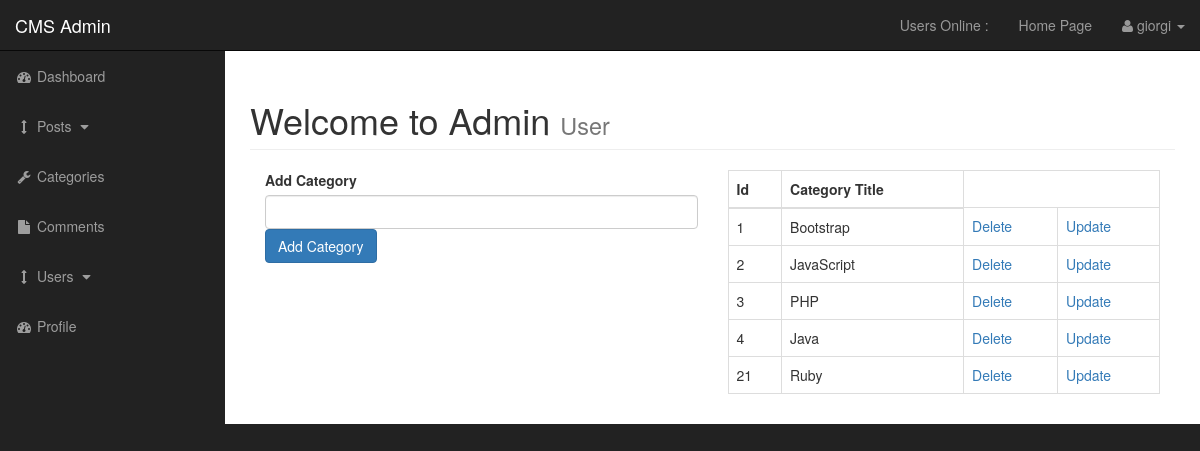
Page /admin/categories.php (signed in) on the committed database.
### tables this page shows
CREATE TABLE `categories` (
  `cat_id` int(4) NOT NULL,
  `cat_title` varchar(255) NOT NULL
);

### admin/functions.php (the view, shortened to what this page needs)
<?php
function find_all_categories() {
    global $connection;
    $query = "SELECT * FROM categories ";
    $select_categories = mysqli_query($connection, $query);
    while ($row = mysqli_fetch_assoc($select_categories)){
        $cat_id = $row['cat_id'];
        $cat_title = $row['cat_title'];
        echo "<tr>";
        echo "<td>{$cat_id}</td>";
        echo "<td>{$cat_title}</td>";
        echo "<td><a href='categories.php?delete={$cat_id}'>Delete</a></td>";
        echo "<td><a href='categories.php?update={$cat_id}'>Update</a></td>";
        echo "</tr>";
    }
}

### admin/css/sb-admin.css (style rules this page uses)
body { margin-top: 100px; background-color: #222; }
@media (min-width:768px) { body { margin-top: 50px; } }

### rows in the picture
categories: cat_id "1", cat_title "Bootstrap"
categories: cat_id "2", cat_title "JavaScript"
categories: cat_id "3", cat_title "PHP"
categories: cat_id "4", cat_title "Java"
categories: cat_id "21", cat_title "Ruby"

### other values in the picture
$_SESSION['username'] "giorgi"
